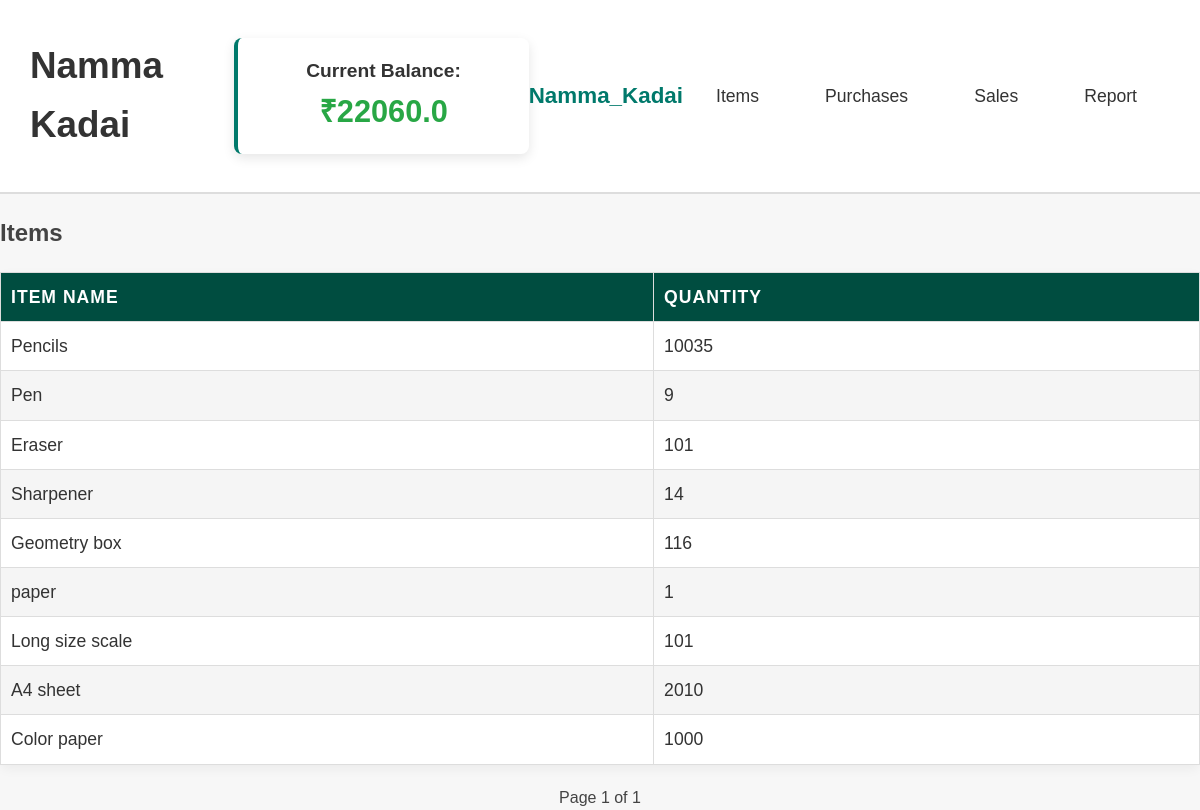
Before: / with the older database file.
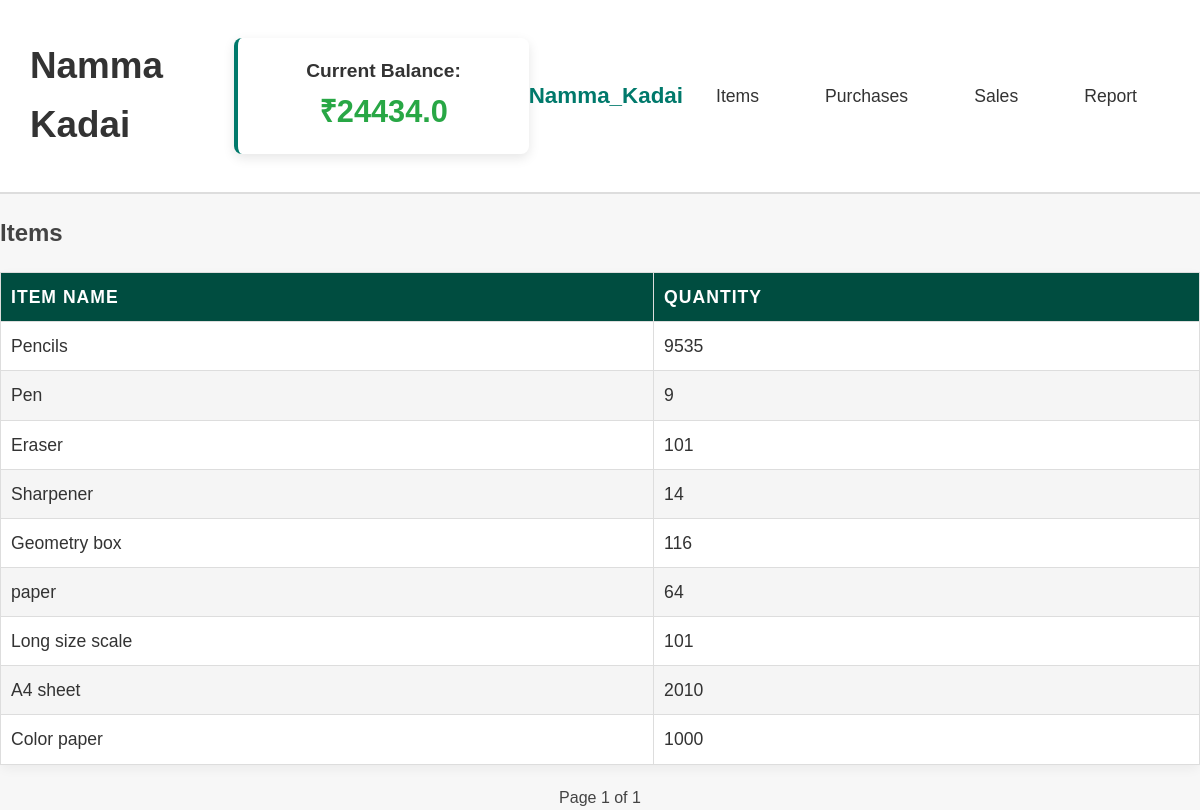
After: the same page with the newer database file.
### app.py (models this page shows)
class Company(db.Model):
    id = db.Column(db.Integer, primary_key=True)
    name = db.Column(db.String(100), nullable=False, default='Namma Kadai')
    cash_balance = db.Column(db.Float, default=1000.0)

class Item(db.Model):
    id = db.Column(db.Integer, primary_key=True)
    name = db.Column(db.String(100), nullable=False)
    price = db.Column(db.Float, nullable=False)
    qty = db.Column(db.Integer, default=0)
    purchases = relationship('Purchase', backref='item', cascade='all, delete-orphan')

### app.py (the view)
@app.route('/')
def home():
    page = request.args.get('page', 1, type=int)
    items_paginated = Item.query.paginate(page=page, per_page=10, error_out=False)
    return render_template(
        'home.html',
        company=Company.query.first(),
        items=items_paginated.items,
        items_pagination=items_paginated
    )

### app.py (called while the page is built)
@app.template_filter('non_negative')
def non_negative(value):
    return max(0, value)

### templates/home.html (shortened to what this page needs)
<!DOCTYPE html>
<html lang="en">
<head>
    <link rel="stylesheet" href="{{ url_for('static', filename='style.css') }}">
</head>
<body>
    <header>
        <div class="header-left">
            <h1>{{ company.name }}</h1>
        </div>
        <div class="balance">
            <p>Current Balance: <span>₹{{ company.cash_balance | round(2) }}</span></p>
        </div>
        <div class="namma-kadai">Namma_Kadai</div>
        <nav>
            <a href="{{ url_for('manage_items') }}">Items</a>
            <a href="{{ url_for('manage_purchase') }}">Purchases</a>
            <a href="{{ url_for('manage_sales') }}">Sales</a>
            <a href="{{ url_for('report') }}">Report</a>
        </nav>
    </header>
    <section class="history-section">
        <h2>Items</h2>
        <table>
            <thead>
                <tr>
                    <th>Item Name</th>
                    <th>Quantity</th>
                </tr>
            </thead>
            <tbody>
                {% for item in items %}
                    <tr>
                        <td>{{ item.name }}</td>
                        <td>{{ item.qty | non_negative }}</td>
                    </tr>
                {% else %}
                    <tr>
                        <td colspan="2">No items available.</td>
                    </tr>
                {% endfor %}
            </tbody>
        </table>
        <div class="pagination">
            <span>Page {{ items_pagination.page }} of {{ items_pagination.pages }}</span>
        </div>
    </section>
</body>
</html>

Changed rows visible on the page:
changed Company "Namma Kadai": cash_balance "22060.0" → "24434.0"
changed Item "Pencils": qty|non_negative "10035" → "9535"
changed Item "paper": qty|non_negative "1" → "64"
